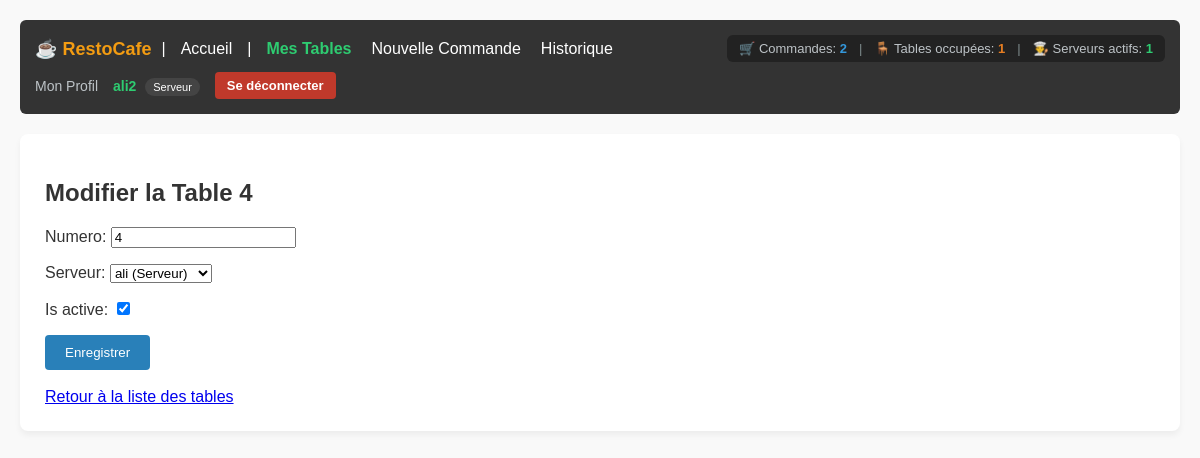
/tables/4/edit/ (signed in), run on an earlier commit of the app's database.
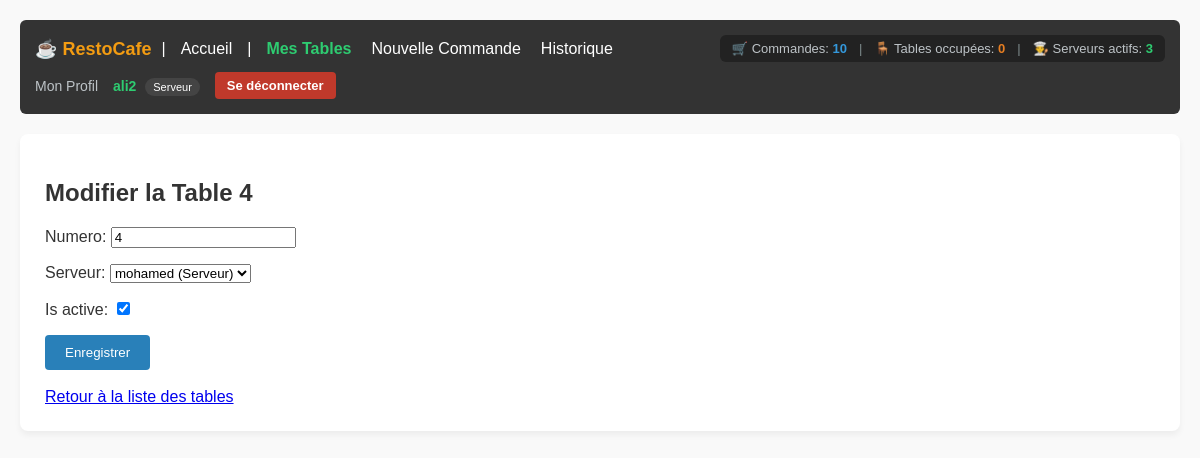
And on a later commit of the database.
### tables/models.py (models this page shows, shortened)
class Table(models.Model):
  numero = models.IntegerField(unique=True)
  serveur = models.ForeignKey(
      settings.AUTH_USER_MODEL,
      on_delete=models.SET_NULL,
      null=True,
      blank=True,
      limit_choices_to={'role': 'serveur'},
      related_name='tables',
  )
  token_qr = models.UUIDField(default=uuid.uuid4, editable=False, unique=True)
  is_active = models.BooleanField(default=True)

### tables/views.py (the view)
# urls.py: path('<int:pk>/edit/', TableUpdateView.as_view(), name='table_edit'),
@method_decorator(login_required, name='dispatch')
class TableUpdateView(UpdateView):
  model = Table
  form_class = TableForm
  template_name = 'tables/table_form.html'
  success_url = reverse_lazy('tables:table_list')

### tables/forms.py
class TableForm(forms.ModelForm):
  class Meta:
    model = Table
    fields = ('numero', 'serveur', 'is_active')
  def __init__(self, *args, **kwargs):
    super().__init__(*args, **kwargs)
    self.fields['serveur'].queryset = User.objects.filter(
        role='serveur', is_active=True
    )

### accounts/context_processors.py (called while the page is built)
def restaurant_stats(request):
    if not request.user.is_authenticated:
        return {}
    total_commandes = Commande.objects.count()
    tables_occupees = Table.objects.filter(
        commandes__statut__in=['en_attente', 'en_preparation', 'prete']
    ).distinct().count()
    serveurs_actifs = User.objects.filter(
        role='serveur',
        commandes_gerees__isnull=False
    ).distinct().count()
    serveurs_stats = User.objects.filter(role='serveur').prefetch_related('commandes_gerees')
    return {
        'stat_commandes': total_commandes,
        'stat_tables_occupees': tables_occupees,
        'stat_serveurs': serveurs_actifs,
        'serveurs_stats': serveurs_stats,
    }

### accounts/models.py (called while the page is built)
  def __str__(self):
    return f'{self.username} ({self.get_role_display()})'

### tables/templates/tables/table_form.html (shortened to what this page needs)
{% extends 'base.html' %}
{% block content %}
    <h2>{% if object %}Modifier la Table {{ object.numero }}{% else %}Ajouter une nouvelle Table{% endif %}</h2>
    <form method="post" style="margin-top: 20px;">
        {{ form.as_p }}
        <button type="submit" style="padding: 10px 20px; background: #2980b9; color: white; border: none; border-radius: 4px; cursor: pointer;">Enregistrer</button>
    </form>
    <br>
    <a href="{% url 'tables:table_list' %}">Retour à la liste des tables</a>
{% endblock %}

### templates/navbar.html (shortened to what this page needs)
<nav style="background: #333; color: #fff; padding: 15px; margin-bottom: 20px; border-radius: 6px; display: flex; justify-content: space-between; align-items: center; flex-wrap: wrap; gap: 10px;">
    <div style="display: flex; align-items: center; gap: 10px; flex-wrap: wrap;">
        <strong style="font-size: 18px; color: #f39c12;">☕ RestoCafe</strong> |
        <a href="{% url 'accounts:home' %}" style="color: #fff; text-decoration: none; margin: 0 5px;">Accueil</a>
        {% if user.is_authenticated %}
            |
            {% if user.role == 'admin' or user.is_superuser %}
                <a href="{% url 'accounts:admin_dashboard' %}" style="color: #3498db; text-decoration: none; margin: 0 5px; font-weight: bold;">Dashboard Admin</a>
                <a href="{% url 'accounts:user_list' %}" style="color: #fff; text-decoration: none; margin: 0 5px;">Utilisateurs</a>
                <a href="{% url 'tables:table_list' %}" style="color: #fff; text-decoration: none; margin: 0 5px;">Tables</a>
                <a href="{% url 'commandes:commande_list' %}" style="color: #fff; text-decoration: none; margin: 0 5px;">Commandes</a>
            {% elif user.role == 'serveur' %}
                <a href="{% url 'tables:serveur_dashboard' %}" style="color: #2ecc71; text-decoration: none; margin: 0 5px; font-weight: bold;">Mes Tables</a>
                <a href="{% url 'commandes:commande_add' %}" style="color: #fff; text-decoration: none; margin: 0 5px;">Nouvelle Commande</a>
                <a href="{% url 'commandes:commande_list' %}" style="color: #fff; text-decoration: none; margin: 0 5px;">Historique</a>
            {% elif user.role == 'cuisine' %}
                <a href="{% url 'commandes:cuisine_dashboard' %}" style="color: #f39c12; text-decoration: none; margin: 0 5px; font-weight: bold;">Dashboard Cuisine</a>
            {% endif %}
        {% endif %}
    </div>
    {% if user.is_authenticated %}
        <div style="display: flex; align-items: center; gap: 12px; background: #222; padding: 6px 12px; border-radius: 6px; font-size: 13px;">
            <span style="color: #bdc3c7;" title="Commandes totales">
                🛒 Commandes: <strong style="color: #3498db;">{{ stat_commandes|default:0 }}</strong>
            </span>
            <span style="color: #7f8c8d;">|</span>
            <span style="color: #bdc3c7;" title="Tables occupées">
                🪑 Tables occupées: <strong style="color: #e67e22;">{{ stat_tables_occupees|default:0 }}</strong>
            </span>
            <span style="color: #7f8c8d;">|</span>
            <span style="color: #bdc3c7;" title="Serveurs actifs">
                👨‍🍳 Serveurs actifs: <strong style="color: #2ecc71;">{{ stat_serveurs|default:0 }}</strong>
            </span>
        </div>
    {% endif %}
    <div style="display: flex; align-items: center; gap: 15px;">
        {% if user.is_authenticated %}
            <a href="{% url 'accounts:profile' %}" style="color: #bdc3c7; text-decoration: none; font-size: 14px;">Mon Profil</a>
            <span style="color: #2ecc71; font-size: 14px;">
                <strong>{{ user.username }}</strong>
                <span style="background: #444; color: #fff; padding: 3px 8px; border-radius: 10px; font-size: 11px; margin-left: 5px;">{{ user.get_role_display|default:user.role }}</span>
            </span>
            <form action="{% url 'accounts:logout' %}" method="post" style="display: inline; margin: 0;">
                <button type="submit" style="background: #c0392b; color: white; border: none; padding: 6px 12px; border-radius: 4px; cursor: pointer; font-size: 13px; font-weight: bold;">Se déconnecter</button>
            </form>
        {% else %}
            <span style="color: #e74c3c; font-size: 14px;">Non connecté</span>
            <a href="{% url 'accounts:login' %}" style="color: #fff; text-decoration: none; padding: 6px 12px; background: #2980b9; border-radius: 4px; font-size: 13px; font-weight: bold;">Connexion</a>
        {% endif %}
    </div>
</nav>

What changed in the data, as far as the page shows it:
changed Table: serveur "ali (Serveur)" → "mohamed (Serveur)"
Also different on the page:
{{ stat_commandes|default:0 }}: "2" → "10"
{{ stat_tables_occupees|default:0 }}: "1" → "0"
{{ stat_serveurs|default:0 }}: "1" → "3"
